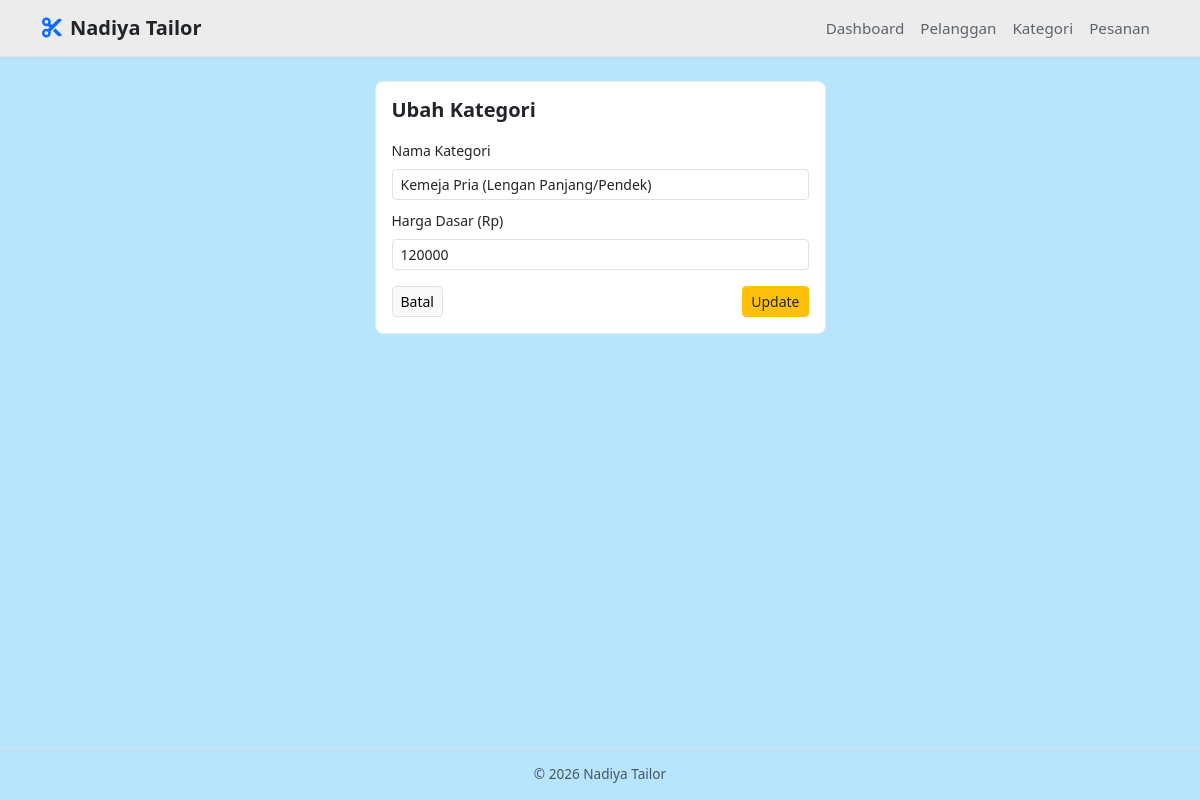
Screenshot of /kategori/edit.php?id=1 with the database file from the repository.
### tables this page shows
CREATE TABLE `kategori` (
  `id_kategori` int(11) NOT NULL,
  `nama_kategori` varchar(100) NOT NULL,
  `harga_dasar` int(11) NOT NULL
);

### kategori/edit.php (the view, shortened to what this page needs)
<?php
include '../config/koneksi.php';
include '../includes/header.php';
$id = $_GET['id'];
$data = mysqli_fetch_assoc(mysqli_query($koneksi, "SELECT * FROM kategori WHERE id_kategori = '$id'"));
?>
<div class="row justify-content-center">
    <div class="col-md-5">
        <div class="card p-3">
            <h5 class="fw-semibold text-dark mb-3">Ubah Kategori</h5>
            <form action="" method="POST">
                <div class="mb-2">
                    <label class="form-label small fw-medium">Nama Kategori</label>
                    <input type="text" name="nama_kategori" class="form-control form-control-sm" value="<?= htmlspecialchars($data['nama_kategori']); ?>" required>
                </div>
                <div class="mb-3">
                    <label class="form-label small fw-medium">Harga Dasar (Rp)</label>
                    <input type="number" name="harga_dasar" class="form-control form-control-sm" value="<?= htmlspecialchars($data['harga_dasar']); ?>" required>
                </div>
                <div class="d-flex justify-content-between">
                    <a href="index.php" class="btn btn-sm btn-light border">Batal</a>
                    <button type="submit" name="update" class="btn btn-sm btn-warning text-dark fw-medium">Update</button>
                </div>
            </form>
        </div>
    </div>
</div>
<?php include '../includes/footer.php'; ?>

### includes/header.php (style rules this page uses)
body { background-color: #b8e5fe; color: #495057; padding-bottom: 60px; }
.card { background-color: #ffffff; border: 1px solid #e9ecef; border-radius: 8px; }

### rows the page displays
kategori: nama_kategori "Kemeja Pria (Lengan Panjang/Pendek)", harga_dasar "120000"
